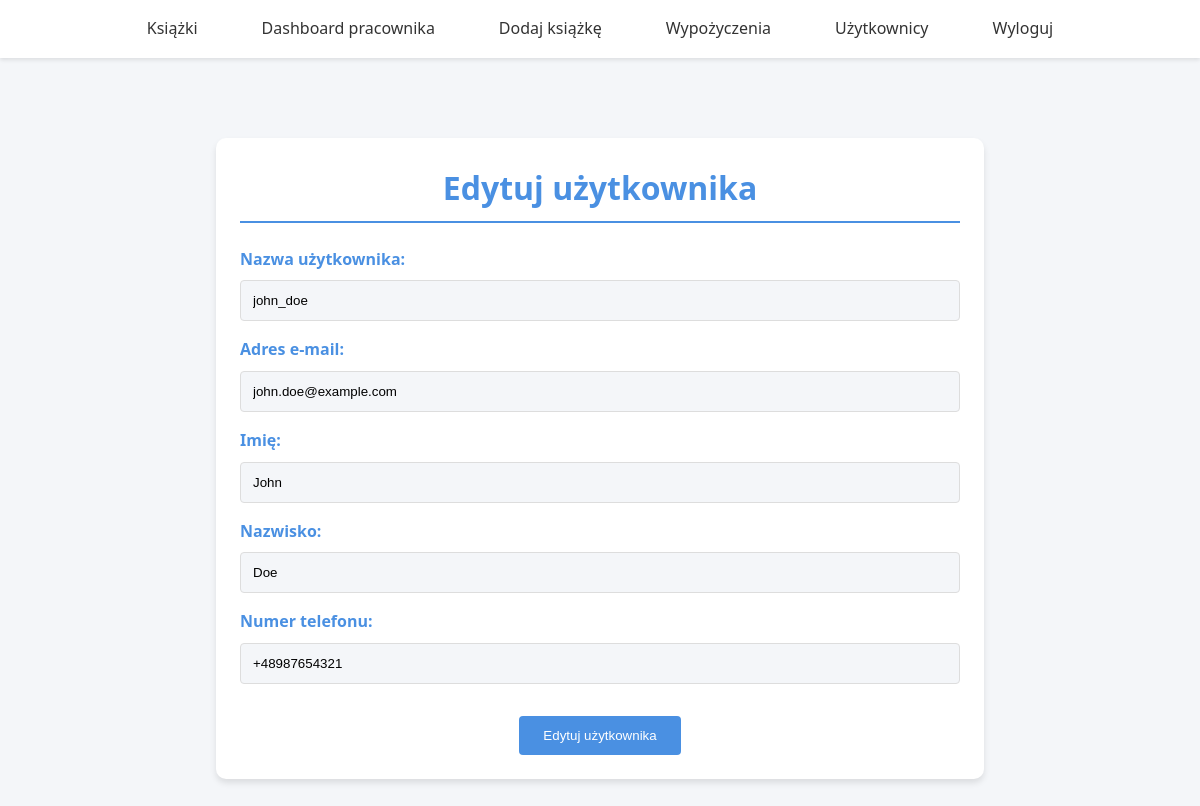
Page /users/2/edit (signed in) on the committed database.
### books/models.py (models this page shows, shortened)
class CustomUser(AbstractUser):
    phone = models.CharField(max_length=15, null=True, blank=True)
    is_employee = models.BooleanField(default=False)
    is_admin = models.BooleanField(default=False)
    is_active = models.BooleanField(default=True)

### books/views.py (the view, shortened to what this page needs)
# urls.py: path('users/<int:pk>/edit', views.EditUserView.as_view(), name='edit_user'),
class EditUserView(LoginRequiredMixin, UpdateView):
    model = CustomUser
    form_class = forms.UserForm
    template_name = "edit_user.html"

### books/forms.py
class UserForm(ModelForm):
    class Meta:
        model = CustomUser
        fields = ('username', 'email', 'first_name', 'last_name', 'phone')
        labels = {
            'username': 'Nazwa użytkownika',
            'email': 'Adres e-mail',
            'first_name': 'Imię',
            'last_name': 'Nazwisko',
            'phone': 'Numer telefonu',
        }
        widgets = {
            'username': forms.TextInput(attrs={
                'class': 'form-control',
                'placeholder': 'Nazwa użytkownika'
            }),
        }
        help_texts = {
            'username': None,
        }

### templates/edit_user.html (shortened to what this page needs)
{% extends 'base.html' %}
{% block content %}
<div class="book-edit-container">
    <div class="book-edit-section">
        <h1>Edytuj użytkownika</h1>
        <form method="post" class="book-edit-form">
            {% for field in form %}
                <p>
                    {{ field.label_tag }}
                    {{ field }}
                </p>
            {% endfor %}
            <button type="submit">Edytuj użytkownika</button>
        </form>
    </div>
</div>
{% endblock %}

### templates/base.html (style rules this page uses)
:root { --primary-color: #3498db; --secondary-color: #2ecc71; --background-color: #f4f6f7; --text-color: #2c3e50; --nav-background: #ffffff; --hover-color: #2980b9; }
* { margin: 0; padding: 0; box-sizing: border-box; }
body { font-family: 'Arial', sans-serif; line-height: 1.6; background-color: var(--background-color); color: var(--text-color); display: flex; flex-direction: column; min-height: 100vh; }
div > div { flex: 1; max-width: 1200px; width: 100%; margin: 2rem auto; padding: 0 1rem; }
html { scroll-behavior: smooth; }

### templates/edit_user.html (style rules this page uses)
:root { --primary-color: #4a90e2; --secondary-color: #2ecc71; --background-color: #f4f6f9; --text-color: #333; --card-background: #ffffff; --hover-color: #357abd; }
* { margin: 0; padding: 0; box-sizing: border-box; }
body { font-family: 'Segoe UI', Tahoma, Geneva, Verdana, sans-serif; line-height: 1.6; background-color: var(--background-color); color: var(--text-color); }
.book-edit-container { max-width: 800px; margin: 2rem auto; padding: 1rem; }
.book-edit-section { background-color: var(--card-background); border-radius: 10px; box-shadow: 0 4px 6px rgba(0, 0, 0, 0.1); padding: 1.5rem; transition: transform 0.3s ease; }
.book-edit-section h1 { color: var(--primary-color); border-bottom: 2px solid var(--primary-color); padding-bottom: 0.5rem; margin-bottom: 1.5rem; text-align: center; }
.book-edit-form { display: flex; flex-direction: column; }
.book-edit-form p { margin-bottom: 1rem; }
.book-edit-form label { display: block; margin-bottom: 0.5rem; color: var(--primary-color); font-weight: bold; }
.book-edit-form input, .book-edit-form select, .book-edit-form textarea { width: 100%; padding: 0.75rem; border: 1px solid #ddd; border-radius: 4px; background-color: var(--background-color); }
.book-edit-form button { background-color: var(--primary-color); color: white; border: none; padding: 0.75rem 1.5rem; border-radius: 4px; cursor: pointer; align-self: center; margin-top: 1rem; transition: background-color 0.3s ease; }

### rows in the picture
CustomUser: form "john_doe" "john.doe@example.com" "John" "Doe" "+48987654321"

### other values in the picture
{{ field.label_tag }} "Nazwa użytkownika:" "Adres e-mail:" "Imię:" "Nazwisko:" "Numer telefonu:"
